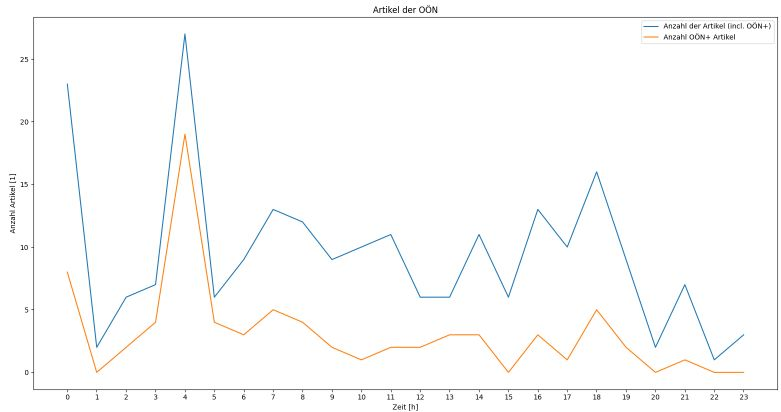

Source code (Python):
import matplotlib.pyplot as plt
import json

with open("../data.json", "r", encoding="utf-8") as f:
	data = json.load(f)

times = {}
days = []
dayCount = 0
for i in range(0,24):
	times[("0" if i < 10 else "") + f"{i}"] = [0, 0]
for article in data:
	days.append(data[article]["date"])
	times[data[article]["time"].split(":")[0]][0] += 1
	if data[article]["isPremium"]: times[data[article]["time"].split(":")[0]][1] += 1
dayCount = len(set(days))


articles = [times[key][0] / dayCount for key in times.keys()]
premium = [times[key][1] / dayCount for key in times.keys()]

plt.xticks(range(0,24))

plt.title("Artikel der OÖN")
plt.xlabel("Zeit [h]")
plt.ylabel("Anzahl Artikel [1]")

plt.plot(range(0,24), articles, label="Anzahl der Artikel (incl. OÖN+)")
plt.plot(range(0,24), premium, label="Anzahl OÖN+ Artikel")
plt.legend()
plt.show()
